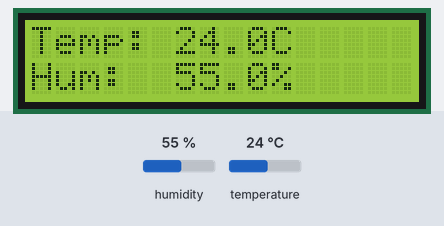
This sketch was run on a simulated Arduino Uno, built with avr-gcc and run on an emulated ATmega328P. Shown: 16×2 character LCD. Inputs (shaded band) come from the test bench; at power-on: humidity 55 %, temperature 24 °C.

Above: at 3.2 s.
3.3 s: humidity set to 22 %
At 7.5 s:
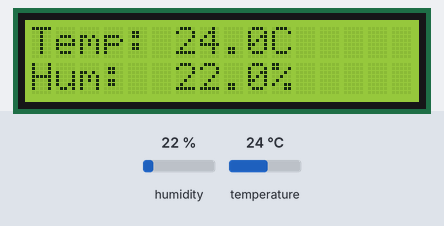
8.1 s: temperature set to 12 °C
At 10.6 s:
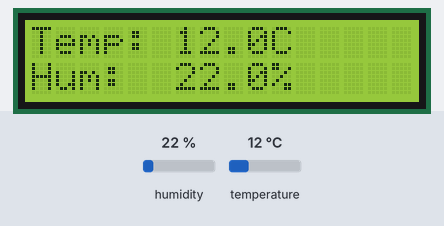
12.9 s: humidity set to 40 %
At 14.8 s:
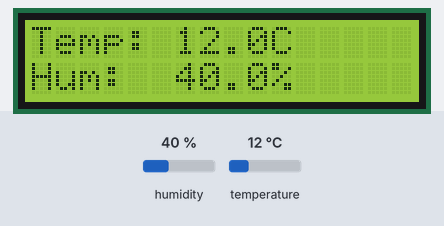
17.7 s: temperature set to 19 °C
At 19.0 s:
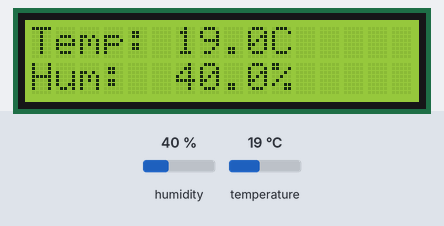
Timing chart, 0 to 20.7 s (numbered marks = the images above; inputs shaded):
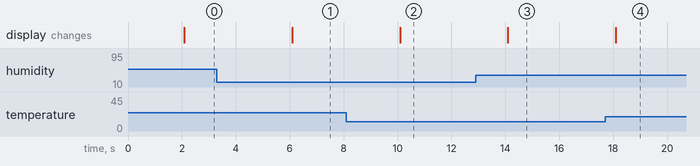

Measured:
- after the input at 3.3 s, the display: changes after 2.8 s (image 1)
- after the input at 8.1 s, the display: changes after 2.0 s (image 2)
- after the input at 12.9 s, the display: changes after 1.2 s (image 3)
- after the input at 17.7 s, the display: changes after 0.39 s (image 4)

The sketch:

WeatherMonitor.ino
```cpp
#include <LiquidCrystal.h>
#include "DHT.h"

#define DHTPIN 2
#define DHTTYPE DHT11

LiquidCrystal lcd(7, 8, 9, 10, 11, 12);
DHT dht(DHTPIN, DHTTYPE);

unsigned long previousMillis = 0;
const long interval = 2000;

void setup() {
  lcd.begin(16, 2);
  dht.begin();

  lcd.setCursor(0,0);
  lcd.print("DHT11 Ready");
  delay(2000);
  lcd.clear();
}

void loop() {
  unsigned long currentMillis = millis();
  if (currentMillis - previousMillis >= interval) {
    previousMillis = currentMillis;

    float h = dht.readHumidity();
    float t = dht.readTemperature();

    if (isnan(h) || isnan(t)) {
      lcd.setCursor(0,0);
      lcd.print("Error reading");
      lcd.setCursor(0,1);
      lcd.print("DHT11       ");
      return;
    }

    lcd.setCursor(0,0);
    lcd.print("Temp: ");
    lcd.print(t, 1);
    lcd.print("C ");

    lcd.setCursor(0,1);
    lcd.print("Hum:  ");
    lcd.print(h, 1);
    lcd.print("% ");
  }
}
```
